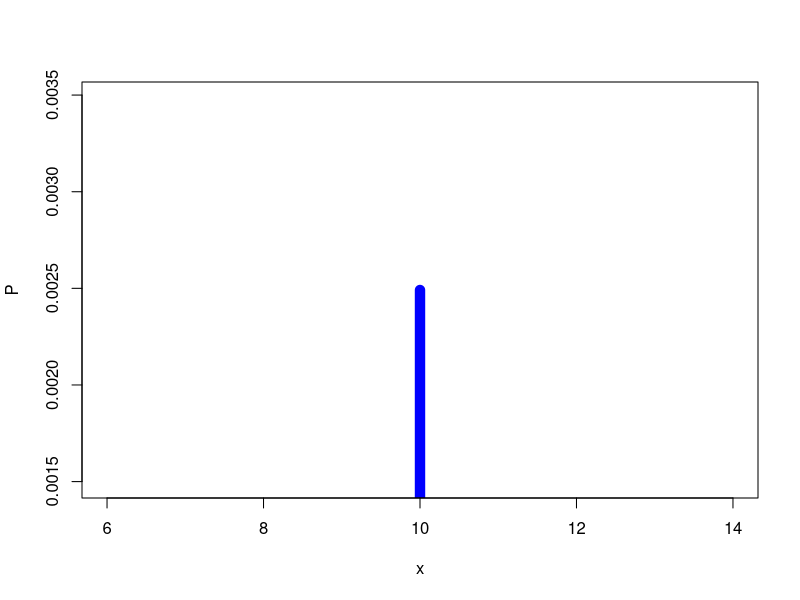

Recreate this plot in R. (Note: this script raises an error after producing the figure.)
# BINOMIAL DISTRIBUTIONS -----------------------------------------
# Binomial Distribution for x
p <- .4
n <- 12
x <- 10
493646 * .1584
# Expected Value of X, variance, and standard deviation
expVal <- n * p
variance <- expVal * (1 - p)
stdDev <- sqrt(variance)
dfEvVSd <- data.frame(ExpectedValue = expVal, 
                      Variance = variance, 
                      StandardDeviation = stdDev)
dfEvVSd

# Finds the probability that X = x is true for a single value
dbinom(x, size = n, prob = p)

# Finds the probability that X = x is true for a vector of x's
dists <- dbinom(x, size = n, prob = p)
res <- data.frame(x = x, P = dists)
res
plot(res, type = 'h', col = 'blue', lwd = 10)

# Finds the probability that X < x, where x is a vector
sum(dbinom(x, size = n, prob = p))

# Finds the probability that X <= x
pbinom(x, size = n, prob = p)

# Finds the probability that X > x 
pbinom(x, size = n, prob = p, lower.tail = FALSE)

# CHI-SQUARE ----------------------------------------------------
a <- .025
df <- 1

# Right sided chi-square test critical value
round(qchisq(a, df, lower.tail = FALSE), digits =3)


# Find variance of a vector
X <- c(3.503, 3.627, 4.033, 4.214, 4.193, 4.013)

# Calculate common stats
n <- length(X)
df <- (n - 1)
smplVar<- var(X)
smplStDev <- sqrt(smplVar)
popVar <- (smplVar * df) / n
popVar <- 5400^2

# Print the stats of the vector
dfStats <- data.frame(DegreesOfFreedom = df, SampleVariance = smplVar,
                      SampleStandardDev = smplStDev, 
                      PopulationVariance = popVar)
dfStats
# Find Chi-Square Statistic
chi <- (df * smplVar) / popVar
chi

var_pop <- function(x) {
  mean((x - mean(x))^2)
}

# Conduct a chi-square test for goodness of fit given a vector of values
# and an equal probability of for each value
x <- c(17,19,23,21,10)
p <- 1/5
a <- 0.025
chiGoF(a, x, p, printVars = TRUE)
vP <- rep(p, length(x))
res <- chisq.test(x, p = vP)
?chisq.test
res$statistic
res$expected[1]

# Function to determine if H0 should be rejected based on a given alpha level a,
# vector of values x, and a given probability p.  
chiGoF <- function(a, x, p, printVars = FALSE) {
  # Find chi test stat
  df <- length(x) - 1
  critVal <- round(qchisq(a, df, lower.tail = FALSE), digits =3)
  
    # Extend p into a vector if it is a single value
  if (length(p) == 1){
    vP <- rep(p, length(x))
  } else {
    vP <- p
  }
  
  # Conduct a chi-square test for goodness of fit
  res <- chisq.test(x, p = vP)
  xSq <- res$statistic
  
  # Print values if requested
  if (printVars) {
    print(c("Critical Value: ", critVal))
    print(res)
    print(c("Expected Values: ", res$expected))
  }
  
  # Return whether to reject or not
  if (xSq > critVal) {
    return("Conclusion: Reject H0")
  } else {
    return("Conclusion: Fail to reject H0")
  }
}


vac <- c(rep("diseased", 48), rep("Not Diseased", 46))
notVac <- c(rep("diseased", 57), rep("Not Diseased", 51))
vacStatus <- c("Vaccinated", "Not Vaccinated")
# Create a matrix of the data
data <- matrix(c(48, 46, 57, 51), nrow = 2, ncol = 2, byrow = TRUE, 
               dimnames = list(c("Vaccinated", "Not Vaccinated"), 
                               c("Diseased", "Not Diseased")))

data
res <- chisq.test(data)
res$expected
res

# Create a matrix to hold the data
data <- matrix(c(48, 46, 57, 51), nrow = 2, byrow = TRUE)
colnames(data) <- c("Diseased", "Not Diseased")
rownames(data) <- c("Vaccinated", "Not Vaccinated")
# Perform the chi-squared test for association
result <- chisq.test(data)
# Print the result
cat("Chi-squared test for association:\n")
print(result)

# Create a matrix to hold the data
data <- matrix(c(18, 64, 20, 23, 30, 49, 14, 18, 45, 61, 20, 22), 
               nrow = 3, byrow = TRUE)
colnames(data) <- c("Favorable", "Unfavorable", "Neutral")
rownames(data) <- c("18-30", "30-45", "Over 45")
# Perform the chi-squared test for association
result <- chisq.test(data)
# Print the result
result$expected
cat("Chi-squared test for association:\n")
print(result)

values <- c(61,69,57,78)
data <- matrix(values, nrow = 2, byrow = TRUE)
rownames(data) <- c("Diseased", "Not Diseased")
colnames(data) <- c("Vaccinated", "Not Vaccinated")

values <- c(60,50,52,20,16,18,17,16,16)
data <- matrix(values, nrow = 3, byrow = TRUE)
rownames(data) <- c("Favorable", "Unfavorable", "Neutral")
colnames(data) <- c("18-30", "30-45", "Over 45")

data
res <- chisq.test(data)
res$expected
res
